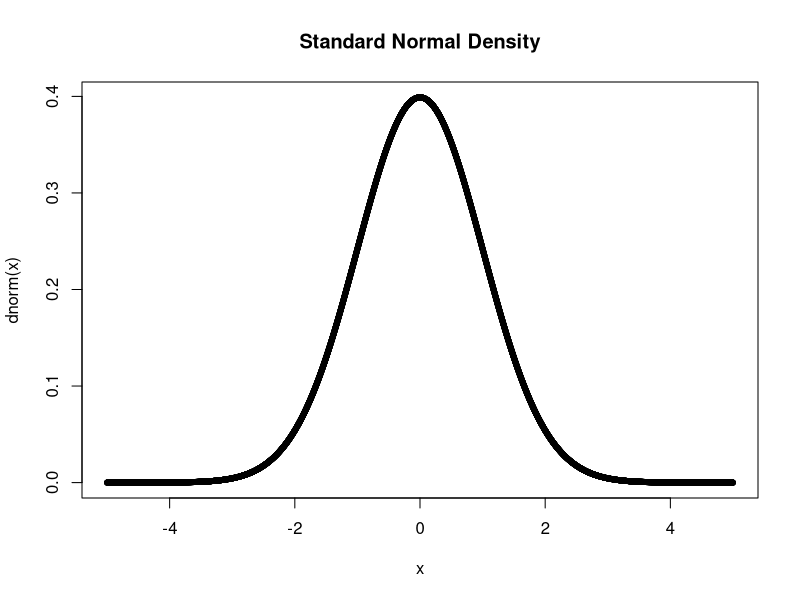
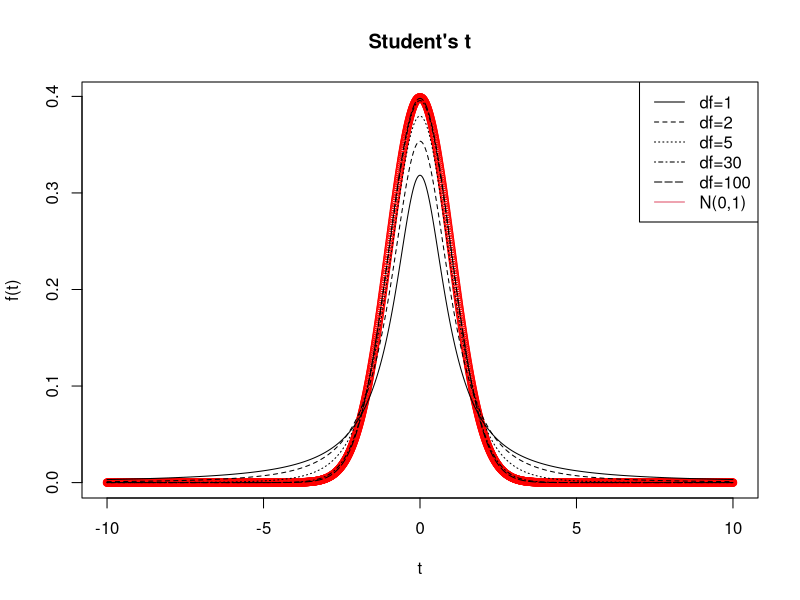
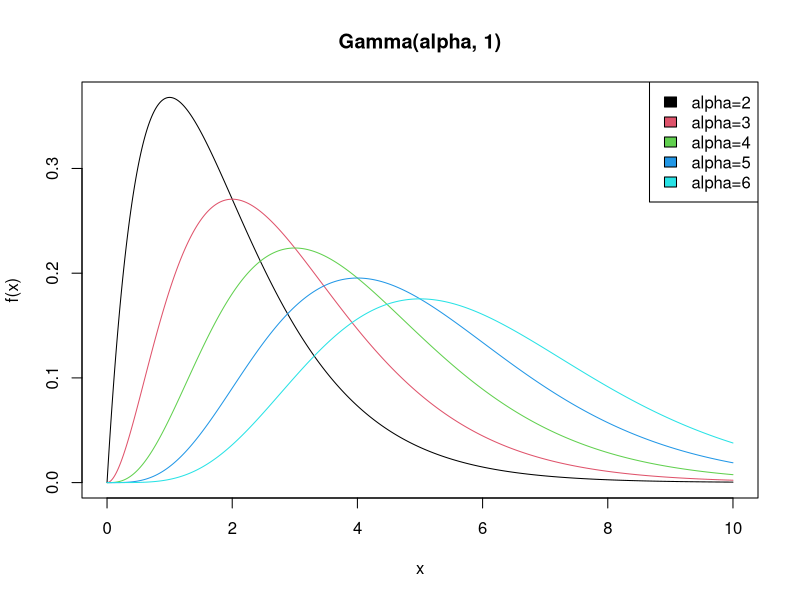
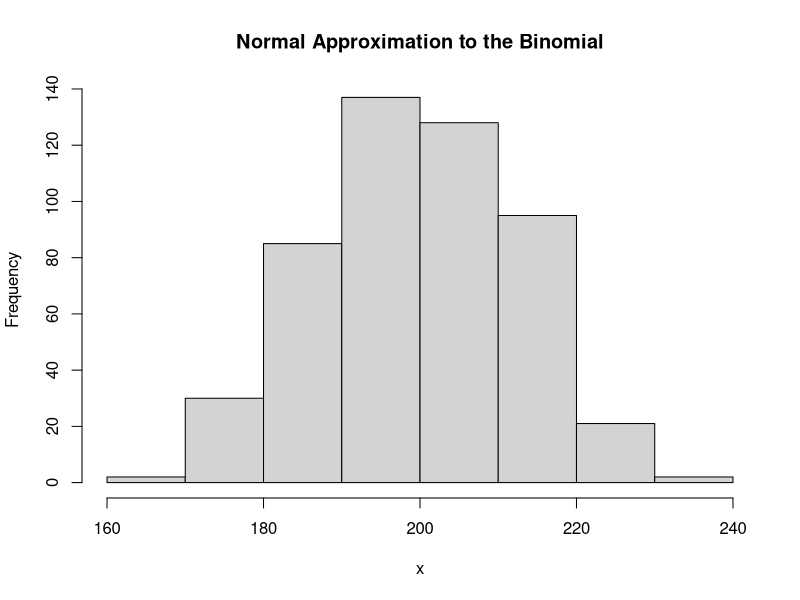
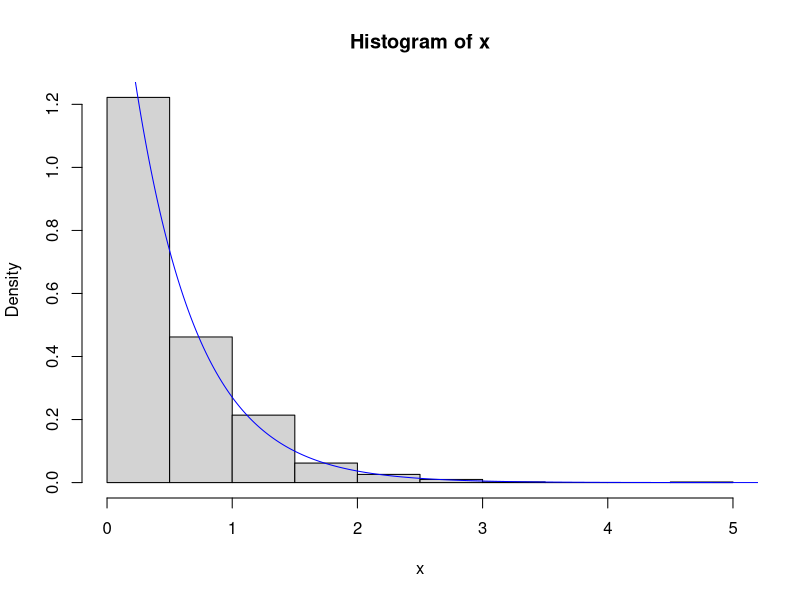
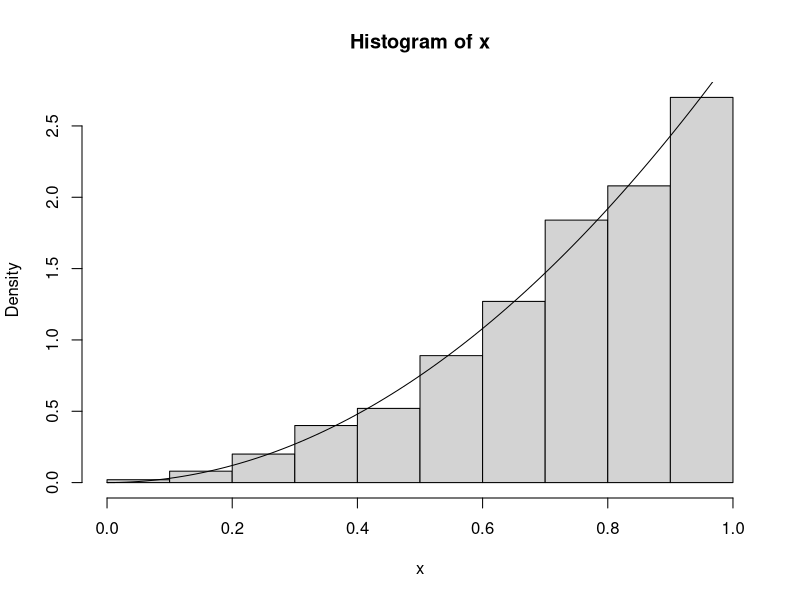
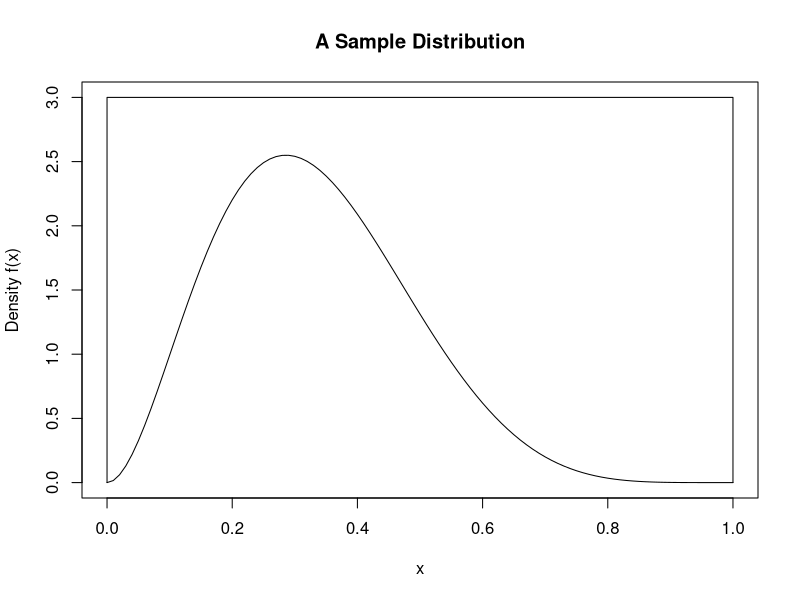
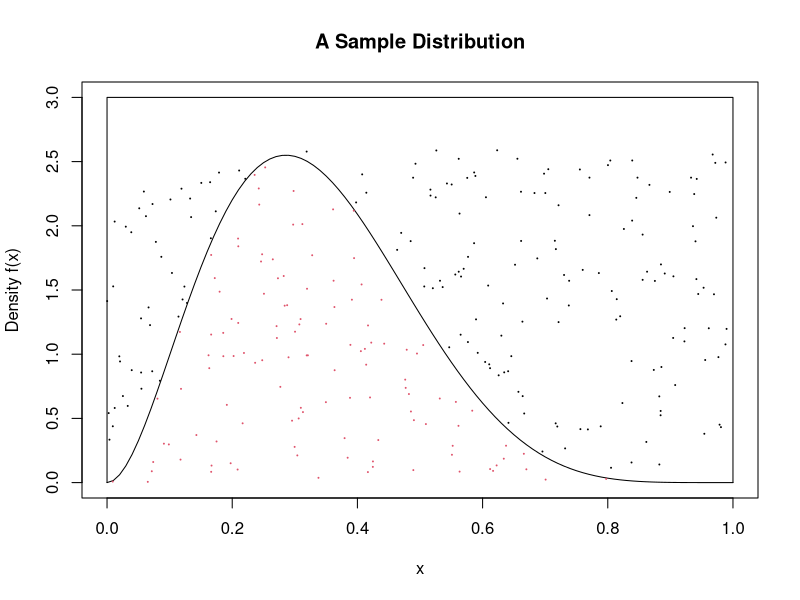

Recreate these plots in R, in order.



## Slide 7

runif(10)


## Slide 7

set.seed(10)
runif(10)



## Slide 11

seed <- 10
new.random <- function(a = 5, c = 12, m = 16) {
  out <- (a*seed + c) %% m
  seed <<- out 
  return(out)
}



## Slides 13-15


out.length <- 20
variants   <- rep(NA, out.length)

for (i in 1:out.length) {variants[i] <- new.random()}
variants


## Slide 16

out.length <- 20
variants   <- rep(NA, out.length)
for (i in 1:out.length) {
  variants[i] <- new.random(a=1664545, c=1013904223, 
                            m=2^32)
}
variants/2^(32)


## Slide 23

dnorm(0, mean = 0, sd = 1) 
1/sqrt(2*pi) 

## Slide 24

x <- seq(-5, 5, by = .001)
plot(x, dnorm(x), main="Standard Normal Density", pch=20)

## Slide 25

# P(Z < 0)
pnorm(0)

# P(-1.96 < Z < 1.96)
pnorm(1.96) - pnorm(-1.96)

## Slide 26

# P(Z < ?) = 0.5
qnorm(.5) 

# P(Z < ?) = 0.975
qnorm(.975)

## Slide 27

rnorm(1)
rnorm(5)
rnorm(10, mean = 100, sd = 1)

## Slide 31

t  <- seq(-10, 10, by = .01)
df <- c(1, 2, 5, 30, 100)

plot(t, dnorm(t), lty = 1, col = "red", ylab = "f(t)", 
     main = "Student's t")

for (i in 1:5) {
  lines(t, dt(t, df = df[i]), lty = i) 
}


legend <- c(paste("df=", df, sep = ""), "N(0,1)")

legend("topright", legend = legend, lty = c(1:5, 1), 
       col = c(rep(1, 5), 2))

## Slide 34

pgamma(2, shape = 2, rate = 1) # P(0 < X < 2)
1 - pgamma(2, shape = 2, rate = 1) # P(X > 2)

## Slide 35

alpha <- 2:6
beta  <- 1
x     <- seq(0, 10, by = .01)
plot(x, dgamma(x, shape = alpha[1], rate = beta), 
     col = 1, type = "l", ylab = "f(x)", 
     main = "Gamma(alpha, 1)")

for (i in 2:5) {
  lines(x, dgamma(x, shape = alpha[i], rate = beta), 
        col = i) 
}

legend <- paste("alpha=", alpha, sep = "")

legend("topright", legend = legend, fill = 1:5)

## Slide 38

val <- 190
n   <- 1000
p   <- 0.20
correction <- (val +0.5 - n*p)/(sqrt(n*p*(1-p)))
pnorm(correction) # P(Z < correction)

## Slide 39

# P(X <= 190)
pbinom(val, size = n, prob = p)

# P(x = 0) + P(X = 1) + ... + P(X = 190)
sum(dbinom(0:val, size = n, prob = p))

x <- rbinom(500, size = n, prob = p)
hist(x, main = "Normal Approximation to the Binomial")

## Slide 43

n <- 1000; p <- c(0.1, 0.2, 0.7)
x <- sample(1:3, size = n, prob = p, replace = TRUE)
head(x, 10)
rbind(p, p.hat = table(x)/n)


## Slide 45

n     <- 100
rolls <- sample(1:6, n, replace = TRUE)
table(rolls)

rolls <- floor(runif(n, min = 0, max = 6))
table(rolls)

## Slide 51


lambda <- 2
n      <- 1000
u      <- runif(n) # Simulating uniform rvs

Finverse <- function(u, lambda) {
  # Function for the inverse transform
  return(ifelse((u<0|u>1), 0, -(1/lambda)*log(1-u)))
}

## Slide 52


# x should be exponentially distributed
x <- Finverse(u, lambda)
hist(x, prob = TRUE, breaks = 15)
y <- seq(0, 10, .01)
lines(y, lambda*exp(-lambda*y), col = "blue")

## Slide 54

n         <- 1000
u         <- runif(n)
F.inverse <- function(u) {return(u^{1/3})}
x         <- F.inverse(u)
hist(x, prob = TRUE) # histogram
y         <- seq(0, 1, .01)
lines(y, 3*y^2) # density curve f(x)

## Slide 57

plot(c(0,1), c(0,3), ty="n", main="A Sample Distribution", ylab="Density f(x)", xlab="x")
curve (dbeta(x, 3, 6), add=TRUE)
lines(c(0,0,1,1), c(0,3,3,0))

## Slide 58

x1 <- runif(300, 0, 1); y1 <- runif(300, 0, 2.6)
selected <- y1 < dbeta(x1, 3, 6)

plot(c(0,1), c(0,3), ty="n", main="A Sample Distribution", 
     ylab="Density f(x)", xlab="x")
curve (dbeta(x, 3, 6), add=TRUE)
lines(c(0,0,1,1), c(0,3,3,0))
points (x1, y1, col=1+1*selected, cex=0.1)


## Slide 59

mean(selected)
accepted.points <- x1[selected]

# Proportion of sample points less than 0.5.
mean(accepted.points < 0.5) 

# The true distribution.
pbeta(0.5, 3, 6)


## Slide 60

x2       <- runif(100000, 0, 1)
y2       <- runif(100000, 0, 10)
selected <- y2 < dbeta(x2, 3, 6)
mean(selected)


## Slide 61

plot(c(0,1), c(0,6), ty="n", main="A Sample Distribution", 
     ylab="Density f(x)", xlab="x")
curve (dbeta(x, 3, 6), add=TRUE)
lines(c(0,0,1,1), c(0,3,3,0))
points (x2, y2, col=1+1*selected, cex=0.1)


## Slide 67

f <- function(x) {
  return(ifelse((x < 0 | x > 1), 0, 60*x^3*(1-x)^2))
}

x <- seq(0, 1, length = 100)

plot(x, f(x), type="l", ylab="f(x)")

xmax  <- 0.6
f.max <- 60*xmax^3*(1-xmax)^2


## Slide 68


e <- function(x) {
  return(ifelse((x < 0 | x > 1), Inf, f.max))
}
lines(c(0, 0), c(0, e(0)), lty = 1)
lines(c(1, 1), c(0, e(1)), lty = 1)
lines(x, e(x), lty = 1)

## Slide 70


n.samps <- 1000   # number of samples desired
n       <- 0		     # counter for number samples accepted
samps   <- numeric(n.samps) # initialize the vector of output
while (n < n.samps) {
  y <- runif(1)    #random draw from g
  u <- runif(1)
  if (u < f(y)/e(y)) {
    n        <- n + 1
    samps[n] <- y
  }
}
x <- seq(0, 1, length = 100)
hist(samps, prob = T, ylab = "f(x)", xlab = "x",
     main = "Histogram of draws from Beta(4,3)")
lines(x, dbeta(x, 4, 3), lty = 2)

## Slide 78

g.over.p <- function(x) {
  return(sqrt(2*pi) * x^2 * exp(-(1/2)*x^2))
}
mean(g.over.p(rnorm(10000))) # Try n = 10000
sqrt(pi)/2

## Slide 84

n <- 10000
mean(rexp(n, rate = 1/3) < 3)

pexp(3, rate = 1/3)

## Slide 91

R <- 1000
n <- 10
binom.list <-NULL
for (i in 1:R) {
  U <- runif(n)
  binom.list[i] <-sum(U<.3)
}

## Slide 94

Sigma <- matrix(c(4,-3,-3,9),nrow=2)
Sigma

svd(Sigma)


Sq.Sigma <- (svd(Sigma)$u)%*%sqrt(diag(svd(Sigma)$d))%*%t(svd(Sigma)$v)
Sq.Sigma 
Sq.Sigma%*%Sq.Sigma 


